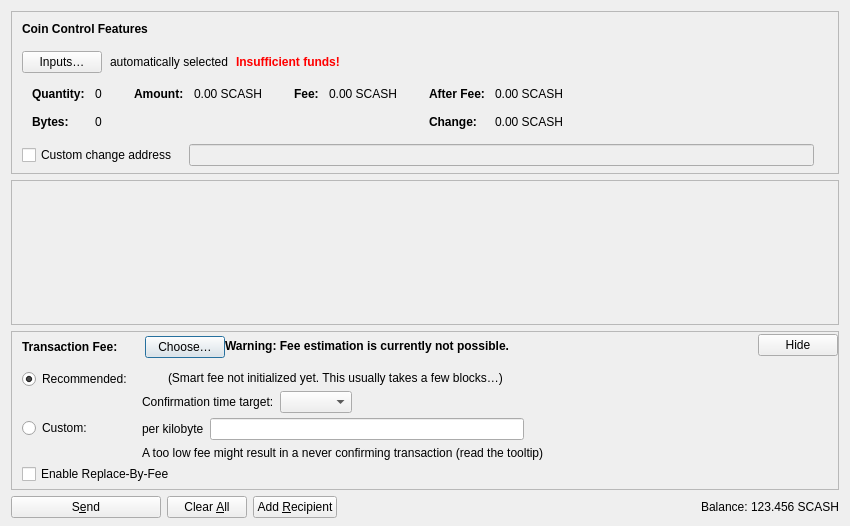
<?xml version="1.0" encoding="UTF-8"?>
<ui version="4.0">
 <class>SendCoinsDialog</class>
 <widget class="QDialog" name="SendCoinsDialog">
  <property name="geometry">
   <rect>
    <x>0</x>
    <y>0</y>
    <width>850</width>
    <height>526</height>
   </rect>
  </property>
  <property name="windowTitle">
   <string>Send Coins</string>
  </property>
  <layout class="QVBoxLayout" name="verticalLayout" stretch="0,1,0,0">
   <property name="bottomMargin">
    <number>8</number>
   </property>
   <item>
    <widget class="QFrame" name="frameCoinControl">
     <property name="sizePolicy">
      <sizepolicy hsizetype="Expanding" vsizetype="Expanding">
       <horstretch>0</horstretch>
       <verstretch>0</verstretch>
      </sizepolicy>
     </property>
     <property name="maximumSize">
      <size>
       <width>16777215</width>
       <height>16777215</height>
      </size>
     </property>
     <property name="frameShape">
      <enum>QFrame::StyledPanel</enum>
     </property>
     <property name="frameShadow">
      <enum>QFrame::Sunken</enum>
     </property>
     <layout class="QVBoxLayout" name="verticalLayoutCoinControl2">
      <property name="spacing">
       <number>0</number>
      </property>
      <property name="leftMargin">
       <number>0</number>
      </property>
      <property name="topMargin">
       <number>0</number>
      </property>
      <property name="rightMargin">
       <number>0</number>
      </property>
      <property name="bottomMargin">
       <number>6</number>
      </property>
      <item>
       <layout class="QVBoxLayout" name="verticalLayoutCoinControl" stretch="0,0,0,0,1">
        <property name="spacing">
         <number>0</number>
        </property>
        <property name="leftMargin">
         <number>10</number>
        </property>
        <property name="topMargin">
         <number>10</number>
        </property>
        <item>
         <layout class="QHBoxLayout" name="horizontalLayoutCoinControl1">
          <property name="bottomMargin">
           <number>15</number>
          </property>
          <item>
           <widget class="QLabel" name="labelCoinControlFeatures">
            <property name="sizePolicy">
             <sizepolicy hsizetype="Preferred" vsizetype="Maximum">
              <horstretch>0</horstretch>
              <verstretch>0</verstretch>
             </sizepolicy>
            </property>
            <property name="font">
             <font>
              <weight>75</weight>
              <bold>true</bold>
             </font>
            </property>
            <property name="styleSheet">
             <string notr="true">font-weight:bold;</string>
            </property>
            <property name="text">
             <string>Coin Control Features</string>
            </property>
           </widget>
          </item>
         </layout>
        </item>
        <item>
         <layout class="QHBoxLayout" name="horizontalLayoutCoinControl2" stretch="0,0,0,0">
          <property name="spacing">
           <number>8</number>
          </property>
          <property name="bottomMargin">
           <number>10</number>
          </property>
          <item>
           <widget class="QPushButton" name="pushButtonCoinControl">
            <property name="styleSheet">
             <string notr="true"/>
            </property>
            <property name="text">
             <string>Inputs…</string>
            </property>
            <property name="autoDefault">
             <bool>false</bool>
            </property>
           </widget>
          </item>
          <item>
           <widget class="QLabel" name="labelCoinControlAutomaticallySelected">
            <property name="text">
             <string>automatically selected</string>
            </property>
            <property name="margin">
             <number>5</number>
            </property>
           </widget>
          </item>
          <item>
           <widget class="QLabel" name="labelCoinControlInsuffFunds">
            <property name="font">
             <font>
              <weight>75</weight>
              <bold>true</bold>
             </font>
            </property>
            <property name="styleSheet">
             <string notr="true">color:red;font-weight:bold;</string>
            </property>
            <property name="text">
             <string>Insufficient funds!</string>
            </property>
            <property name="margin">
             <number>5</number>
            </property>
           </widget>
          </item>
          <item>
           <spacer name="horizontalSpacerCoinControl">
            <property name="orientation">
             <enum>Qt::Horizontal</enum>
            </property>
            <property name="sizeHint" stdset="0">
             <size>
              <width>40</width>
              <height>1</height>
             </size>
            </property>
           </spacer>
          </item>
         </layout>
        </item>
        <item>
         <widget class="QWidget" name="widgetCoinControl" native="true">
          <property name="sizePolicy">
           <sizepolicy hsizetype="Preferred" vsizetype="Preferred">
            <horstretch>0</horstretch>
            <verstretch>0</verstretch>
           </sizepolicy>
          </property>
          <property name="minimumSize">
           <size>
            <width>0</width>
            <height>0</height>
           </size>
          </property>
          <property name="styleSheet">
           <string notr="true"/>
          </property>
          <layout class="QHBoxLayout" name="horizontalLayoutCoinControl5">
           <property name="leftMargin">
            <number>0</number>
           </property>
           <property name="topMargin">
            <number>0</number>
           </property>
           <property name="rightMargin">
            <number>0</number>
           </property>
           <property name="bottomMargin">
            <number>0</number>
           </property>
           <item>
            <layout class="QHBoxLayout" name="horizontalLayoutCoinControl3" stretch="0,0,0,1">
             <property name="spacing">
              <number>20</number>
             </property>
             <property name="topMargin">
              <number>0</number>
             </property>
             <property name="bottomMargin">
              <number>10</number>
             </property>
             <item>
              <layout class="QFormLayout" name="formLayoutCoinControl1">
               <property name="labelAlignment">
                <set>Qt::AlignLeft|Qt::AlignVCenter</set>
               </property>
               <property name="horizontalSpacing">
                <number>10</number>
               </property>
               <property name="verticalSpacing">
                <number>14</number>
               </property>
               <property name="leftMargin">
                <number>10</number>
               </property>
               <property name="topMargin">
                <number>4</number>
               </property>
               <property name="rightMargin">
                <number>6</number>
               </property>
               <item row="0" column="0">
                <widget class="QLabel" name="labelCoinControlQuantityText">
                 <property name="font">
                  <font>
                   <weight>75</weight>
                   <bold>true</bold>
                  </font>
                 </property>
                 <property name="text">
                  <string>Quantity:</string>
                 </property>
                 <property name="margin">
                  <number>0</number>
                 </property>
                </widget>
               </item>
               <item row="0" column="1">
                <widget class="QLabel" name="labelCoinControlQuantity">
                 <property name="cursor">
                  <cursorShape>IBeamCursor</cursorShape>
                 </property>
                 <property name="contextMenuPolicy">
                  <enum>Qt::ActionsContextMenu</enum>
                 </property>
                 <property name="text">
                  <string notr="true">0</string>
                 </property>
                 <property name="margin">
                  <number>0</number>
                 </property>
                 <property name="textInteractionFlags">
                  <set>Qt::LinksAccessibleByMouse|Qt::TextSelectableByKeyboard|Qt::TextSelectableByMouse</set>
                 </property>
                </widget>
               </item>
               <item row="1" column="0">
                <widget class="QLabel" name="labelCoinControlBytesText">
                 <property name="font">
                  <font>
                   <weight>75</weight>
                   <bold>true</bold>
                  </font>
                 </property>
                 <property name="text">
                  <string>Bytes:</string>
                 </property>
                </widget>
               </item>
               <item row="1" column="1">
                <widget class="QLabel" name="labelCoinControlBytes">
                 <property name="cursor">
                  <cursorShape>IBeamCursor</cursorShape>
                 </property>
                 <property name="contextMenuPolicy">
                  <enum>Qt::ActionsContextMenu</enum>
                 </property>
                 <property name="text">
                  <string notr="true">0</string>
                 </property>
                 <property name="textInteractionFlags">
                  <set>Qt::LinksAccessibleByMouse|Qt::TextSelectableByKeyboard|Qt::TextSelectableByMouse</set>
                 </property>
                </widget>
               </item>
              </layout>
             </item>
             <item>
              <layout class="QFormLayout" name="formLayoutCoinControl2">
               <property name="horizontalSpacing">
                <number>10</number>
               </property>
               <property name="verticalSpacing">
                <number>14</number>
               </property>
               <property name="leftMargin">
                <number>6</number>
               </property>
               <property name="topMargin">
                <number>4</number>
               </property>
               <property name="rightMargin">
                <number>6</number>
               </property>
               <item row="0" column="0">
                <widget class="QLabel" name="labelCoinControlAmountText">
                 <property name="font">
                  <font>
                   <weight>75</weight>
                   <bold>true</bold>
                  </font>
                 </property>
                 <property name="text">
                  <string>Amount:</string>
                 </property>
                 <property name="margin">
                  <number>0</number>
                 </property>
                </widget>
               </item>
               <item row="0" column="1">
                <widget class="QLabel" name="labelCoinControlAmount">
                 <property name="cursor">
                  <cursorShape>IBeamCursor</cursorShape>
                 </property>
                 <property name="contextMenuPolicy">
                  <enum>Qt::ActionsContextMenu</enum>
                 </property>
                 <property name="text">
                  <string notr="true">0.00 SCASH</string>
                 </property>
                 <property name="textInteractionFlags">
                  <set>Qt::LinksAccessibleByMouse|Qt::TextSelectableByKeyboard|Qt::TextSelectableByMouse</set>
                 </property>
                </widget>
               </item>
              </layout>
             </item>
             <item>
              <layout class="QFormLayout" name="formLayoutCoinControl3">
               <property name="horizontalSpacing">
                <number>10</number>
               </property>
               <property name="verticalSpacing">
                <number>14</number>
               </property>
               <property name="leftMargin">
                <number>6</number>
               </property>
               <property name="topMargin">
                <number>4</number>
               </property>
               <property name="rightMargin">
                <number>6</number>
               </property>
               <item row="0" column="0">
                <widget class="QLabel" name="labelCoinControlFeeText">
                 <property name="font">
                  <font>
                   <weight>75</weight>
                   <bold>true</bold>
                  </font>
                 </property>
                 <property name="text">
                  <string>Fee:</string>
                 </property>
                 <property name="margin">
                  <number>0</number>
                 </property>
                </widget>
               </item>
               <item row="0" column="1">
                <widget class="QLabel" name="labelCoinControlFee">
                 <property name="cursor">
                  <cursorShape>IBeamCursor</cursorShape>
                 </property>
                 <property name="contextMenuPolicy">
                  <enum>Qt::ActionsContextMenu</enum>
                 </property>
                 <property name="text">
                  <string notr="true">0.00 SCASH</string>
                 </property>
                 <property name="textInteractionFlags">
                  <set>Qt::LinksAccessibleByMouse|Qt::TextSelectableByKeyboard|Qt::TextSelectableByMouse</set>
                 </property>
                </widget>
               </item>
              </layout>
             </item>
             <item>
              <layout class="QFormLayout" name="formLayoutCoinControl4">
               <property name="labelAlignment">
                <set>Qt::AlignLeft|Qt::AlignVCenter</set>
               </property>
               <property name="horizontalSpacing">
                <number>10</number>
               </property>
               <property name="verticalSpacing">
                <number>14</number>
               </property>
               <property name="leftMargin">
                <number>6</number>
               </property>
               <property name="topMargin">
                <number>4</number>
               </property>
               <property name="rightMargin">
                <number>6</number>
               </property>
               <item row="0" column="0">
                <widget class="QLabel" name="labelCoinControlAfterFeeText">
                 <property name="font">
                  <font>
                   <weight>75</weight>
                   <bold>true</bold>
                  </font>
                 </property>
                 <property name="text">
                  <string>After Fee:</string>
                 </property>
                 <property name="margin">
                  <number>0</number>
                 </property>
                </widget>
               </item>
               <item row="0" column="1">
                <widget class="QLabel" name="labelCoinControlAfterFee">
                 <property name="cursor">
                  <cursorShape>IBeamCursor</cursorShape>
                 </property>
                 <property name="contextMenuPolicy">
                  <enum>Qt::ActionsContextMenu</enum>
                 </property>
                 <property name="text">
                  <string notr="true">0.00 SCASH</string>
                 </property>
                 <property name="textInteractionFlags">
                  <set>Qt::LinksAccessibleByMouse|Qt::TextSelectableByKeyboard|Qt::TextSelectableByMouse</set>
                 </property>
                </widget>
               </item>
               <item row="1" column="0">
                <widget class="QLabel" name="labelCoinControlChangeText">
                 <property name="font">
                  <font>
                   <weight>75</weight>
                   <bold>true</bold>
                  </font>
                 </property>
                 <property name="text">
                  <string>Change:</string>
                 </property>
                </widget>
               </item>
               <item row="1" column="1">
                <widget class="QLabel" name="labelCoinControlChange">
                 <property name="cursor">
                  <cursorShape>IBeamCursor</cursorShape>
                 </property>
                 <property name="contextMenuPolicy">
                  <enum>Qt::ActionsContextMenu</enum>
                 </property>
                 <property name="text">
                  <string notr="true">0.00 SCASH</string>
                 </property>
                 <property name="textInteractionFlags">
                  <set>Qt::LinksAccessibleByMouse|Qt::TextSelectableByKeyboard|Qt::TextSelectableByMouse</set>
                 </property>
                </widget>
               </item>
              </layout>
             </item>
            </layout>
           </item>
          </layout>
         </widget>
        </item>
        <item>
         <layout class="QHBoxLayout" name="horizontalLayoutCoinControl4" stretch="0,0,0">
          <property name="spacing">
           <number>12</number>
          </property>
          <property name="sizeConstraint">
           <enum>QLayout::SetDefaultConstraint</enum>
          </property>
          <property name="topMargin">
           <number>5</number>
          </property>
          <property name="rightMargin">
           <number>5</number>
          </property>
          <item>
           <widget class="QCheckBox" name="checkBoxCoinControlChange">
            <property name="toolTip">
             <string>If this is activated, but the change address is empty or invalid, change will be sent to a newly generated address.</string>
            </property>
            <property name="text">
             <string>Custom change address</string>
            </property>
           </widget>
          </item>
          <item>
           <widget class="QValidatedLineEdit" name="lineEditCoinControlChange">
            <property name="enabled">
             <bool>false</bool>
            </property>
            <property name="sizePolicy">
             <sizepolicy hsizetype="Expanding" vsizetype="Fixed">
              <horstretch>0</horstretch>
              <verstretch>0</verstretch>
             </sizepolicy>
            </property>
           </widget>
          </item>
          <item>
           <widget class="QLabel" name="labelCoinControlChangeLabel">
            <property name="sizePolicy">
             <sizepolicy hsizetype="Preferred" vsizetype="Expanding">
              <horstretch>0</horstretch>
              <verstretch>0</verstretch>
             </sizepolicy>
            </property>
            <property name="minimumSize">
             <size>
              <width>0</width>
              <height>0</height>
             </size>
            </property>
            <property name="text">
             <string/>
            </property>
            <property name="margin">
             <number>3</number>
            </property>
           </widget>
          </item>
         </layout>
        </item>
        <item>
         <spacer name="verticalSpacerCoinControl">
          <property name="orientation">
           <enum>Qt::Vertical</enum>
          </property>
          <property name="sizeHint" stdset="0">
           <size>
            <width>800</width>
            <height>1</height>
           </size>
          </property>
         </spacer>
        </item>
       </layout>
      </item>
     </layout>
    </widget>
   </item>
   <item>
    <widget class="QScrollArea" name="scrollArea">
     <property name="widgetResizable">
      <bool>true</bool>
     </property>
     <widget class="QWidget" name="scrollAreaWidgetContents">
      <property name="geometry">
       <rect>
        <x>0</x>
        <y>0</y>
        <width>830</width>
        <height>104</height>
       </rect>
      </property>
      <layout class="QVBoxLayout" name="verticalLayout_2" stretch="0,1">
       <property name="leftMargin">
        <number>0</number>
       </property>
       <property name="topMargin">
        <number>0</number>
       </property>
       <property name="rightMargin">
        <number>0</number>
       </property>
       <property name="bottomMargin">
        <number>0</number>
       </property>
       <item>
        <layout class="QVBoxLayout" name="entries">
         <property name="spacing">
          <number>6</number>
         </property>
        </layout>
       </item>
       <item>
        <spacer name="verticalSpacer">
         <property name="orientation">
          <enum>Qt::Vertical</enum>
         </property>
         <property name="sizeHint" stdset="0">
          <size>
           <width>20</width>
           <height>40</height>
          </size>
         </property>
        </spacer>
       </item>
      </layout>
     </widget>
    </widget>
   </item>
   <item>
    <widget class="QFrame" name="frameFee">
     <property name="sizePolicy">
      <sizepolicy hsizetype="Expanding" vsizetype="Expanding">
       <horstretch>0</horstretch>
       <verstretch>0</verstretch>
      </sizepolicy>
     </property>
     <property name="maximumSize">
      <size>
       <width>16777215</width>
       <height>16777215</height>
      </size>
     </property>
     <property name="frameShape">
      <enum>QFrame::StyledPanel</enum>
     </property>
     <property name="frameShadow">
      <enum>QFrame::Sunken</enum>
     </property>
     <layout class="QVBoxLayout" name="verticalLayoutFee1">
      <property name="spacing">
       <number>0</number>
      </property>
      <property name="leftMargin">
       <number>0</number>
      </property>
      <property name="topMargin">
       <number>0</number>
      </property>
      <property name="rightMargin">
       <number>0</number>
      </property>
      <property name="bottomMargin">
       <number>0</number>
      </property>
      <item>
       <layout class="QVBoxLayout" name="verticalLayoutFee2" stretch="0,0,0">
        <property name="spacing">
         <number>0</number>
        </property>
        <property name="leftMargin">
         <number>10</number>
        </property>
        <property name="topMargin">
         <number>0</number>
        </property>
        <item>
         <layout class="QHBoxLayout" name="horizontalLayoutFee1">
          <property name="bottomMargin">
           <number>0</number>
          </property>
          <item>
           <layout class="QVBoxLayout" name="verticalLayoutFee7">
            <property name="spacing">
             <number>0</number>
            </property>
            <item>
             <spacer name="verticalSpacerSmartFee">
              <property name="orientation">
               <enum>Qt::Vertical</enum>
              </property>
              <property name="sizeType">
               <enum>QSizePolicy::Fixed</enum>
              </property>
              <property name="sizeHint" stdset="0">
               <size>
                <width>1</width>
                <height>4</height>
               </size>
              </property>
             </spacer>
            </item>
            <item>
             <layout class="QHBoxLayout" name="horizontalLayoutSmartFee">
              <property name="spacing">
               <number>10</number>
              </property>
              <item>
               <widget class="QLabel" name="labelFeeHeadline">
                <property name="sizePolicy">
                 <sizepolicy hsizetype="Preferred" vsizetype="Maximum">
                  <horstretch>0</horstretch>
                  <verstretch>0</verstretch>
                 </sizepolicy>
                </property>
                <property name="font">
                 <font>
                  <weight>75</weight>
                  <bold>true</bold>
                 </font>
                </property>
                <property name="styleSheet">
                 <string notr="true">font-weight:bold;</string>
                </property>
                <property name="text">
                 <string>Transaction Fee:</string>
                </property>
               </widget>
              </item>
              <item>
               <widget class="QLabel" name="labelFeeMinimized">
                <property name="text">
                 <string/>
                </property>
               </widget>
              </item>
              <item>
               <widget class="QPushButton" name="buttonChooseFee">
                <property name="text">
                 <string>Choose…</string>
                </property>
               </widget>
              </item>
             </layout>
            </item>
            <item>
             <spacer name="verticalSpacer_5">
              <property name="orientation">
               <enum>Qt::Vertical</enum>
              </property>
              <property name="sizeHint" stdset="0">
               <size>
                <width>1</width>
                <height>1</height>
               </size>
              </property>
             </spacer>
            </item>
           </layout>
          </item>
          <item>
           <widget class="QLabel" name="fallbackFeeWarningLabel">
            <property name="toolTip">
             <string>Using the fallbackfee can result in sending a transaction that will take several hours or days (or never) to confirm. Consider choosing your fee manually or wait until you have validated the complete chain.</string>
            </property>
            <property name="font">
            <font>
                <weight>75</weight>
                <bold>true</bold>
            </font>
            </property>
            <property name="text">
             <string>Warning: Fee estimation is currently not possible.</string>
            </property>
            <property name="wordWrap">
             <bool>false</bool>
            </property>
           </widget>
          </item>
          <item>
           <spacer name="horizontalSpacer_4">
            <property name="orientation">
             <enum>Qt::Horizontal</enum>
            </property>
            <property name="sizeType">
             <enum>QSizePolicy::MinimumExpanding</enum>
            </property>
            <property name="sizeHint" stdset="0">
             <size>
              <width>40</width>
              <height>20</height>
             </size>
            </property>
           </spacer>
          </item>
          <item>
           <widget class="QPushButton" name="buttonMinimizeFee">
            <property name="toolTip">
             <string>Hide transaction fee settings</string>
            </property>
            <property name="text">
             <string>Hide</string>
            </property>
           </widget>
          </item>
         </layout>
        </item>
        <item>
         <widget class="QFrame" name="frameFeeSelection">
          <layout class="QVBoxLayout" name="verticalLayoutFee12">
           <property name="spacing">
            <number>0</number>
           </property>
           <property name="leftMargin">
            <number>0</number>
           </property>
           <property name="topMargin">
            <number>0</number>
           </property>
           <property name="rightMargin">
            <number>0</number>
           </property>
           <property name="bottomMargin">
            <number>0</number>
           </property>
           <item>
            <layout class="QGridLayout" name="gridLayoutFee">
             <property name="topMargin">
              <number>10</number>
             </property>
             <property name="bottomMargin">
              <number>4</number>
             </property>
             <property name="horizontalSpacing">
              <number>10</number>
             </property>
             <property name="verticalSpacing">
              <number>4</number>
             </property>
             <item row="1" column="1">
              <layout class="QVBoxLayout" name="verticalLayoutFee8">
               <property name="spacing">
                <number>6</number>
               </property>
               <item>
                <layout class="QHBoxLayout" name="horizontalLayoutFee13">
                 <item>
                  <widget class="QLabel" name="labelCustomPerKilobyte">
                   <property name="toolTip">
                    <string>Specify a custom fee per kB (1,000 bytes) of the transaction's virtual size.

Note:  Since the fee is calculated on a per-byte basis, a fee rate of "100 satoshis per kvB" for a transaction size of 500 virtual bytes (half of 1 kvB) would ultimately yield a fee of only 50 satoshis.</string>
                   </property>
                   <property name="text">
                    <string>per kilobyte</string>
                   </property>
                  </widget>
                 </item>
                 <item>
                  <widget class="BitcoinAmountField" name="customFee"/>
                 </item>
                 <item>
                  <spacer name="horizontalSpacer_6">
                   <property name="orientation">
                    <enum>Qt::Horizontal</enum>
                   </property>
                   <property name="sizeHint" stdset="0">
                    <size>
                     <width>1</width>
                     <height>1</height>
                    </size>
                   </property>
                  </spacer>
                 </item>
                </layout>
               </item>
               <item>
                <layout class="QHBoxLayout" name="horizontalLayoutFee8">
                 <item>
                  <widget class="QLabel" name="labelCustomFeeWarning">
                   <property name="enabled">
                    <bool>true</bool>
                   </property>
                   <property name="toolTip">
                    <string>When there is less transaction volume than space in the blocks, miners as well as relaying nodes may enforce a minimum fee. Paying only this minimum fee is just fine, but be aware that this can result in a never confirming transaction once there is more demand for bitcoin transactions than the network can process.</string>
                   </property>
                   <property name="text">
                    <string>A too low fee might result in a never confirming transaction (read the tooltip)</string>
                   </property>
                  </widget>
                 </item>
                 <item>
                  <spacer name="horizontalSpacer_2">
                   <property name="orientation">
                    <enum>Qt::Horizontal</enum>
                   </property>
                   <property name="sizeHint" stdset="0">
                    <size>
                     <width>1</width>
                     <height>1</height>
                    </size>
                   </property>
                  </spacer>
                 </item>
                </layout>
               </item>
              </layout>
             </item>
             <item row="0" column="0">
              <layout class="QVBoxLayout" name="verticalLayoutFee4" stretch="0,1">
               <item>
                <widget class="QRadioButton" name="radioSmartFee">
                 <property name="text">
                  <string>Recommended:</string>
                 </property>
                 <property name="checked">
                  <bool>true</bool>
                 </property>
                 <attribute name="buttonGroup">
                  <string notr="true">groupFee</string>
                 </attribute>
                </widget>
               </item>
               <item>
                <spacer name="verticalSpacer_2">
                 <property name="orientation">
                  <enum>Qt::Vertical</enum>
                 </property>
                 <property name="sizeHint" stdset="0">
                  <size>
                   <width>1</width>
                   <height>1</height>
                  </size>
                 </property>
                </spacer>
               </item>
              </layout>
             </item>
             <item row="1" column="0">
              <layout class="QVBoxLayout" name="verticalLayoutFee9" stretch="0,1">
               <item>
                <widget class="QRadioButton" name="radioCustomFee">
                 <property name="text">
                  <string>Custom:</string>
                 </property>
                 <attribute name="buttonGroup">
                  <string notr="true">groupFee</string>
                 </attribute>
                </widget>
               </item>
               <item>
                <spacer name="verticalSpacer_6">
                 <property name="orientation">
                  <enum>Qt::Vertical</enum>
                 </property>
                 <property name="sizeHint" stdset="0">
                  <size>
                   <width>1</width>
                   <height>1</height>
                  </size>
                 </property>
                </spacer>
               </item>
              </layout>
             </item>
             <item row="0" column="1">
              <layout class="QVBoxLayout" name="verticalLayoutFee3" stretch="0,0,1">
               <property name="spacing">
                <number>6</number>
               </property>
               <property name="topMargin">
                <number>2</number>
               </property>
               <item>
                <layout class="QHBoxLayout" name="horizontalLayoutFee12">
                 <item>
                  <widget class="QLabel" name="labelSmartFee">
                   <property name="text">
                    <string/>
                   </property>
                  </widget>
                 </item>
                 <item>
                  <widget class="QLabel" name="labelFeeEstimation">
                   <property name="text">
                    <string/>
                   </property>
                  </widget>
                 </item>
                 <item>
                  <widget class="QLabel" name="labelSmartFee2">
                   <property name="text">
                    <string>(Smart fee not initialized yet. This usually takes a few blocks…)</string>
                   </property>
                  </widget>
                 </item>
                 <item>
                  <spacer name="horizontalSpacer_5">
                   <property name="orientation">
                    <enum>Qt::Horizontal</enum>
                   </property>
                   <property name="sizeHint" stdset="0">
                    <size>
                     <width>1</width>
                     <height>1</height>
                    </size>
                   </property>
                  </spacer>
                 </item>
                </layout>
               </item>
               <item>
                <layout class="QHBoxLayout" name="horizontalLayoutFee9">
                 <item>
                  <layout class="QVBoxLayout" name="verticalLayoutFee6">
                   <item>
                    <widget class="QLabel" name="labelSmartFee3">
                     <property name="text">
                      <string>Confirmation time target:</string>
                     </property>
                    </widget>
                   </item>
                  </layout>
                 </item>
                 <item>
                  <layout class="QVBoxLayout" name="verticalLayoutFee5">
                   <property name="rightMargin">
                    <number>30</number>
                   </property>
                   <item>
                    <layout class="QHBoxLayout" name="horizontalLayoutConfTarget">
                     <property name="bottomMargin">
                      <number>0</number>
                     </property>
                     <item>
                      <widget class="QComboBox" name="confTargetSelector"/>
                     </item>
                     <item>
                      <spacer name="horizontalSpacerConfTarget">
                       <property name="orientation">
                        <enum>Qt::Horizontal</enum>
                       </property>
                       <property name="sizeHint" stdset="0">
                        <size>
                         <width>40</width>
                         <height>20</height>
                        </size>
                       </property>
                      </spacer>
                     </item>
                    </layout>
                   </item>
                  </layout>
                 </item>
                </layout>
               </item>
               <item>
                <spacer name="verticalSpacer_4">
                 <property name="orientation">
                  <enum>Qt::Vertical</enum>
                 </property>
                 <property name="sizeHint" stdset="0">
                  <size>
                   <width>1</width>
                   <height>1</height>
                  </size>
                 </property>
                </spacer>
               </item>
              </layout>
             </item>
            </layout>
           </item>
           <item>
            <widget class="QCheckBox" name="optInRBF">
             <property name="text">
              <string>Enable Replace-By-Fee</string>
             </property>
             <property name="toolTip">
              <string>With Replace-By-Fee (BIP-125) you can increase a transaction's fee after it is sent. Without this, a higher fee may be recommended to compensate for increased transaction delay risk.</string>
             </property>
            </widget>
           </item>
          </layout>
         </widget>
        </item>
        <item>
         <spacer name="verticalSpacerFee">
          <property name="orientation">
           <enum>Qt::Vertical</enum>
          </property>
          <property name="sizeHint" stdset="0">
           <size>
            <width>40</width>
            <height>5</height>
           </size>
          </property>
         </spacer>
        </item>
       </layout>
      </item>
     </layout>
    </widget>
   </item>
   <item>
    <layout class="QHBoxLayout" name="horizontalLayout">
     <item>
      <widget class="QPushButton" name="sendButton">
       <property name="minimumSize">
        <size>
         <width>150</width>
         <height>0</height>
        </size>
       </property>
       <property name="toolTip">
        <string>Confirm the send action</string>
       </property>
       <property name="text">
        <string>S&amp;end</string>
       </property>
       <property name="icon">
        <iconset resource="../bitcoin.qrc">
         <normaloff>:/icons/send</normaloff>:/icons/send</iconset>
       </property>
       <property name="autoDefault">
        <bool>false</bool>
       </property>
       <property name="default">
        <bool>false</bool>
       </property>
      </widget>
     </item>
     <item>
      <widget class="QPushButton" name="clearButton">
       <property name="sizePolicy">
        <sizepolicy hsizetype="Minimum" vsizetype="Fixed">
         <horstretch>0</horstretch>
         <verstretch>0</verstretch>
        </sizepolicy>
       </property>
       <property name="toolTip">
        <string>Clear all fields of the form.</string>
       </property>
       <property name="text">
        <string>Clear &amp;All</string>
       </property>
       <property name="icon">
        <iconset resource="../bitcoin.qrc">
         <normaloff>:/icons/remove</normaloff>:/icons/remove</iconset>
       </property>
       <property name="autoDefault">
        <bool>false</bool>
       </property>
      </widget>
     </item>
     <item>
      <widget class="QPushButton" name="addButton">
       <property name="toolTip">
        <string>Send to multiple recipients at once</string>
       </property>
       <property name="text">
        <string>Add &amp;Recipient</string>
       </property>
       <property name="icon">
        <iconset resource="../bitcoin.qrc">
         <normaloff>:/icons/add</normaloff>:/icons/add</iconset>
       </property>
       <property name="autoDefault">
        <bool>false</bool>
       </property>
      </widget>
     </item>
     <item>
      <spacer name="horizontalSpacer">
       <property name="orientation">
        <enum>Qt::Horizontal</enum>
       </property>
       <property name="sizeHint" stdset="0">
        <size>
         <width>40</width>
         <height>20</height>
        </size>
       </property>
      </spacer>
     </item>
     <item>
      <layout class="QHBoxLayout" name="horizontalLayout_2">
       <property name="spacing">
        <number>3</number>
       </property>
       <item>
        <widget class="QLabel" name="labelBalanceName">
         <property name="sizePolicy">
          <sizepolicy hsizetype="Preferred" vsizetype="Fixed">
           <horstretch>0</horstretch>
           <verstretch>0</verstretch>
          </sizepolicy>
         </property>
         <property name="text">
          <string>Balance:</string>
         </property>
        </widget>
       </item>
       <item>
        <widget class="QLabel" name="labelBalance">
         <property name="sizePolicy">
          <sizepolicy hsizetype="Preferred" vsizetype="Fixed">
           <horstretch>0</horstretch>
           <verstretch>0</verstretch>
          </sizepolicy>
         </property>
         <property name="cursor">
          <cursorShape>IBeamCursor</cursorShape>
         </property>
         <property name="text">
          <string notr="true">123.456 SCASH</string>
         </property>
         <property name="textInteractionFlags">
          <set>Qt::LinksAccessibleByMouse|Qt::TextSelectableByKeyboard|Qt::TextSelectableByMouse</set>
         </property>
        </widget>
       </item>
      </layout>
     </item>
    </layout>
   </item>
  </layout>
 </widget>
 <customwidgets>
  <customwidget>
   <class>QValidatedLineEdit</class>
   <extends>QLineEdit</extends>
   <header>qt/qvalidatedlineedit.h</header>
  </customwidget>
  <customwidget>
   <class>BitcoinAmountField</class>
   <extends>QLineEdit</extends>
   <header>qt/bitcoinamountfield.h</header>
   <container>1</container>
  </customwidget>
 </customwidgets>
 <resources>
  <include location="../bitcoin.qrc"/>
 </resources>
 <connections/>
 <buttongroups>
  <buttongroup name="groupFee"/>
 </buttongroups>
</ui>
